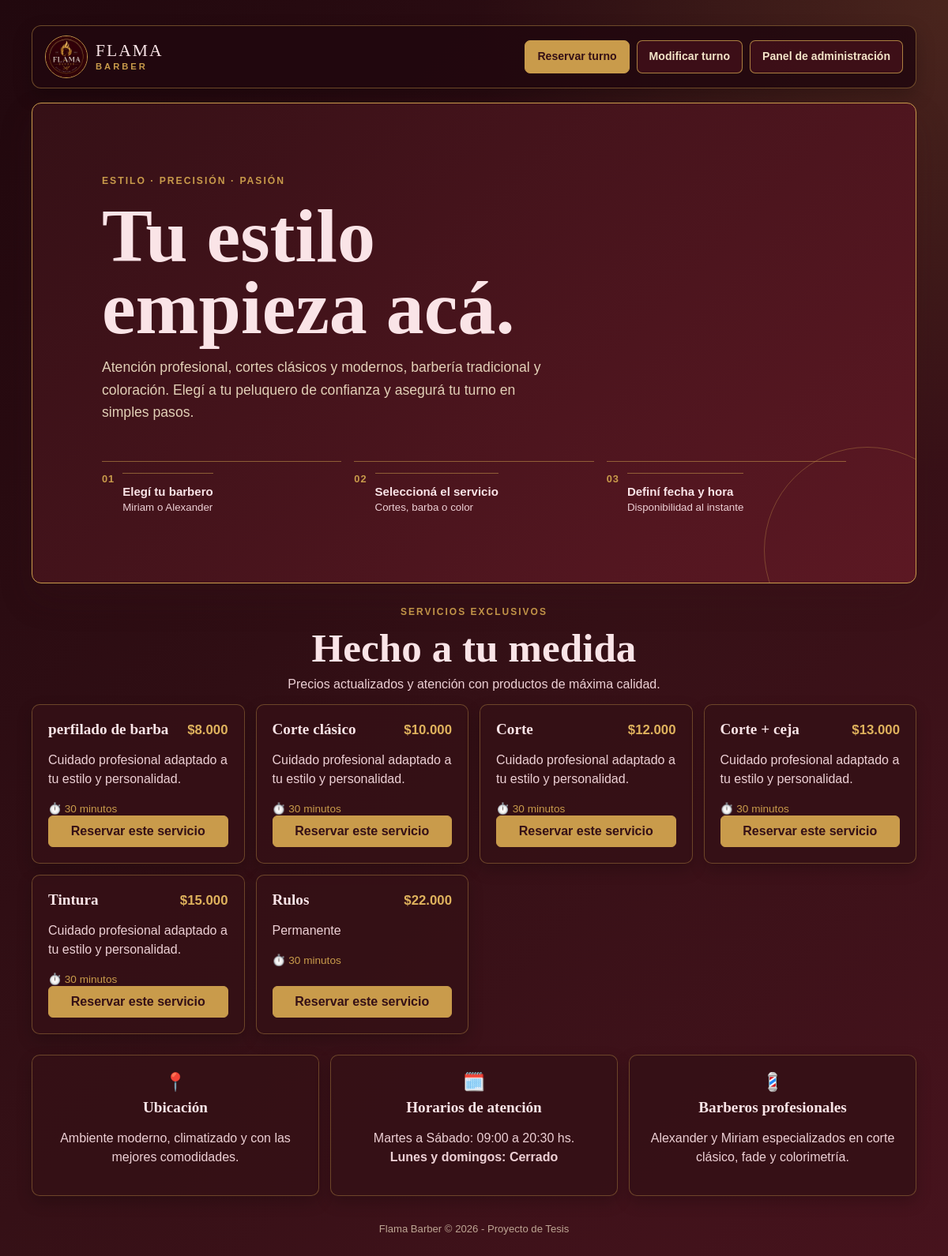
The page / on the database its author committed.
### tables this page shows
CREATE TABLE servicios (
            id_servicio INTEGER PRIMARY KEY AUTOINCREMENT,
            nombre TEXT NOT NULL UNIQUE,
            precio INTEGER NOT NULL
        , descripcion TEXT DEFAULT '', duracion INTEGER DEFAULT 30, activo INTEGER DEFAULT 1);

### tesis.py (the view)
@app.route("/")
def inicio():
    barberia_activa = obtener_estado_barberia()
    conexion = obtener_conexion()
    servicios = conexion.execute(
        "SELECT id_servicio, nombre, precio, duracion, descripcion FROM servicios WHERE activo = 1 ORDER BY precio ASC"
    ).fetchall()
    conexion.close()
    return render_template("index.html", barberia_activa=barberia_activa, servicios=servicios)

### tesis.py (called while the page is built)
def obtener_conexion():
    conexion = sqlite3.connect(RUTA_BASE_DE_DATOS)
    conexion.row_factory = sqlite3.Row
    conexion.create_function("fecha_es_pasada", 1, fecha_es_pasada)
    return conexion

def obtener_estado_barberia():
    conexion = obtener_conexion()
    fila = conexion.execute("SELECT valor FROM configuracion WHERE clave = 'barberia_activa'").fetchone()
    conexion.close()
    return fila["valor"] == "1" if fila else True

### templates/index.html (shortened to what this page needs)
<!DOCTYPE html>
<html lang="es">
<head>
    <link rel="stylesheet" href="{{ url_for('static', filename='css/style.css') }}">
</head>
<body class="inicio-body">
    <header class="inicio-header">
        <div class="logo-contenedor">
            <img src="{{ url_for('static', filename='img/logo.jpg') }}" alt="Logo Flama Barber" class="logo-barra">
            <div class="logo-texto-bloque">
                <span class="logo-marca">FLAMA</span>
                <span class="logo-submarca">BARBER</span>
            </div>
        </div>
        <nav class="inicio-nav inicio-acciones" aria-label="Acciones principales">
            {% if barberia_activa %}
                <a class="boton-principal boton-reserva" href="{{ url_for('iniciar_reserva') }}">Reservar turno</a>
            {% endif %}
            <a class="boton-secundario boton-modificar" href="{{ url_for('consultar_turno') }}">Modificar turno</a>
            <a href="{{ url_for('admin_agenda') }}" class="boton-secundario boton-panel">Panel de administración</a>
        </nav>
    </header>
    <main class="inicio-contenedor">
        <section class="hero-inicio">
            <span class="badge-estilo">ESTILO · PRECISIÓN · PASIÓN</span>
            <h1 class="hero-titulo">Tu estilo empieza acá.</h1>
            <p class="hero-descripcion">
                Atención profesional, cortes clásicos y modernos, barbería tradicional y coloración.
                Elegí a tu peluquero de confianza y asegurá tu turno en simples pasos.
            </p>
            {% if barberia_activa %}
                <div class="pasos-inicio" aria-label="Cómo reservar en 3 pasos">
                    <div class="paso-item">
                        <span class="paso-num">01</span>
                        <div class="paso-info">
                            <strong>Elegí tu barbero</strong>
                            <small>Miriam o Alexander</small>
                        </div>
                    </div>
                    <div class="paso-item">
                        <span class="paso-num">02</span>
                        <div class="paso-info">
                            <strong>Seleccioná el servicio</strong>
                            <small>Cortes, barba o color</small>
                        </div>
                    </div>
                    <div class="paso-item">
                        <span class="paso-num">03</span>
                        <div class="paso-info">
                            <strong>Definí fecha y hora</strong>
                            <small>Disponibilidad al instante</small>
                        </div>
                    </div>
                </div>
            {% endif %}
        </section>
        <section class="seccion-servicios-catalogo" id="servicios-seccion">
            <div class="servicios-cabecera">
                <span class="detalle-dorado">SERVICIOS EXCLUSIVOS</span>
                <h2>Hecho a tu medida</h2>
                <p class="servicios-subtitulo">Precios actualizados y atención con productos de máxima calidad.</p>
            </div>
            {% if servicios %}
                <div class="grilla-servicios">
                    {% for servicio in servicios %}
                        <article class="tarjeta-servicio-catalogo">
                            <div class="servicio-card-top">
                                <h3>{{ servicio.nombre }}</h3>
                                <span class="servicio-card-precio">${{ "{:,}".format(servicio.precio).replace(",", ".") }}</span>
                            </div>
                            <p class="servicio-card-desc">
                                {{ servicio.descripcion or "Cuidado profesional adaptado a tu estilo y personalidad." }}
                            </p>
                            <div class="servicio-card-meta">
                                <span class="badge-duracion">
                                    <span class="reloj-icono">⏱️</span> {{ servicio.duracion or 30 }} minutos
                                </span>
                            </div>
                            {% if barberia_activa %}
                                <a href="{{ url_for('iniciar_reserva', servicio_id=servicio.id_servicio) }}" class="boton-tarjeta-reserva">
                                    Reservar este servicio
                                </a>
                            {% else %}
                                <span class="boton-tarjeta-desactivado">Cerrado temporalmente</span>
                            {% endif %}
                        </article>
                    {% endfor %}
                </div>
            {% else %}
                <p class="mensaje-sin-servicios">No hay servicios disponibles en este momento.</p>
            {% endif %}
        </section>
        <section class="seccion-info-local">
            <div class="card-info-item">
                <span class="info-icono">📍</span>
                <h4>Ubicación</h4>
                <p>Ambiente moderno, climatizado y con las mejores comodidades.</p>
            </div>
            <div class="card-info-item">
                <span class="info-icono">🗓️</span>
                <h4>Horarios de atención</h4>
                <p>Martes a Sábado: 09:00 a 20:30 hs.<br><strong>Lunes y domingos: Cerrado</strong></p>
            </div>
            <div class="card-info-item">
                <span class="info-icono">💈</span>
                <h4>Barberos profesionales</h4>
                <p>Alexander y Miriam especializados en corte clásico, fade y colorimetría.</p>
            </div>
        </section>
        <footer class="pie-inicio">
            <div class="pie-contenido">
                <span>Flama Barber &copy; 2026 - Proyecto de Tesis</span>
            </div>
        </footer>
    </main>
</body>
</html>

### rows shown on the page
servicios: nombre "perfilado de barba", precio "8.000", descripcion "Cuidado profesional adaptado a tu estilo y personalidad.", duracion "30"
servicios: nombre "Corte clásico", precio "10.000", descripcion "Cuidado profesional adaptado a tu estilo y personalidad.", duracion "30"
servicios: nombre "Corte", precio "12.000", descripcion "Cuidado profesional adaptado a tu estilo y personalidad.", duracion "30"
servicios: nombre "Corte + ceja", precio "13.000", descripcion "Cuidado profesional adaptado a tu estilo y personalidad.", duracion "30"
servicios: nombre "Tintura", precio "15.000", descripcion "Cuidado profesional adaptado a tu estilo y personalidad.", duracion "30"
servicios: nombre "Rulos", precio "22.000", descripcion "Permanente", duracion "30"
